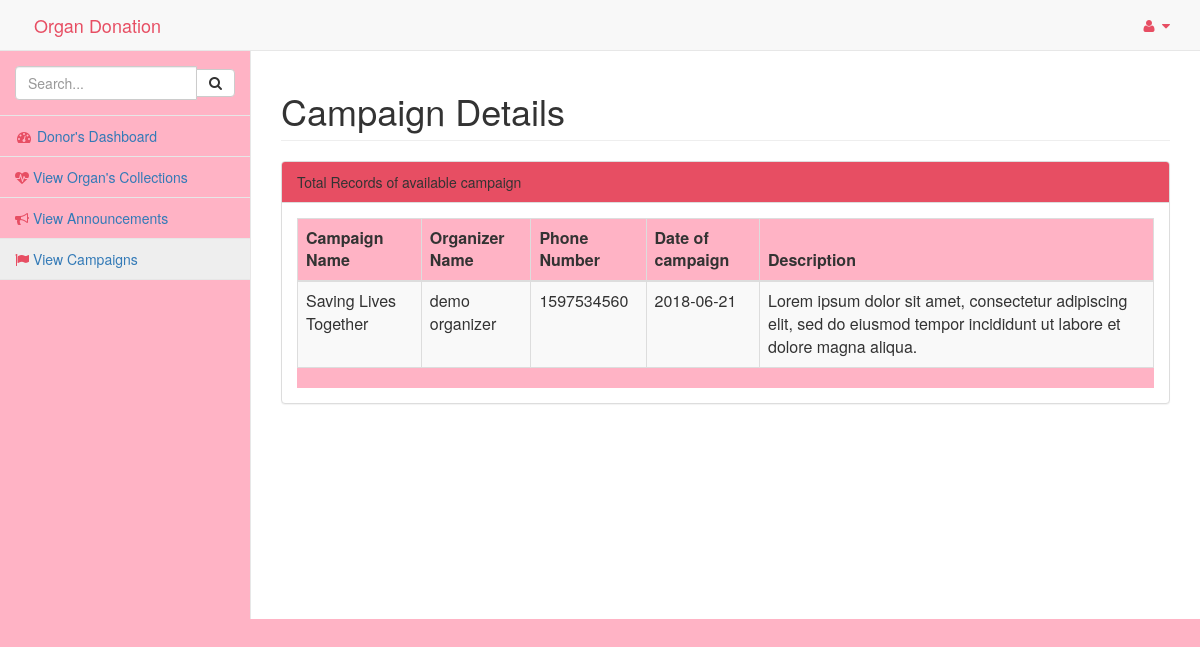
/userlog/userviewcampaigns.php, run on an earlier commit of the app's database.
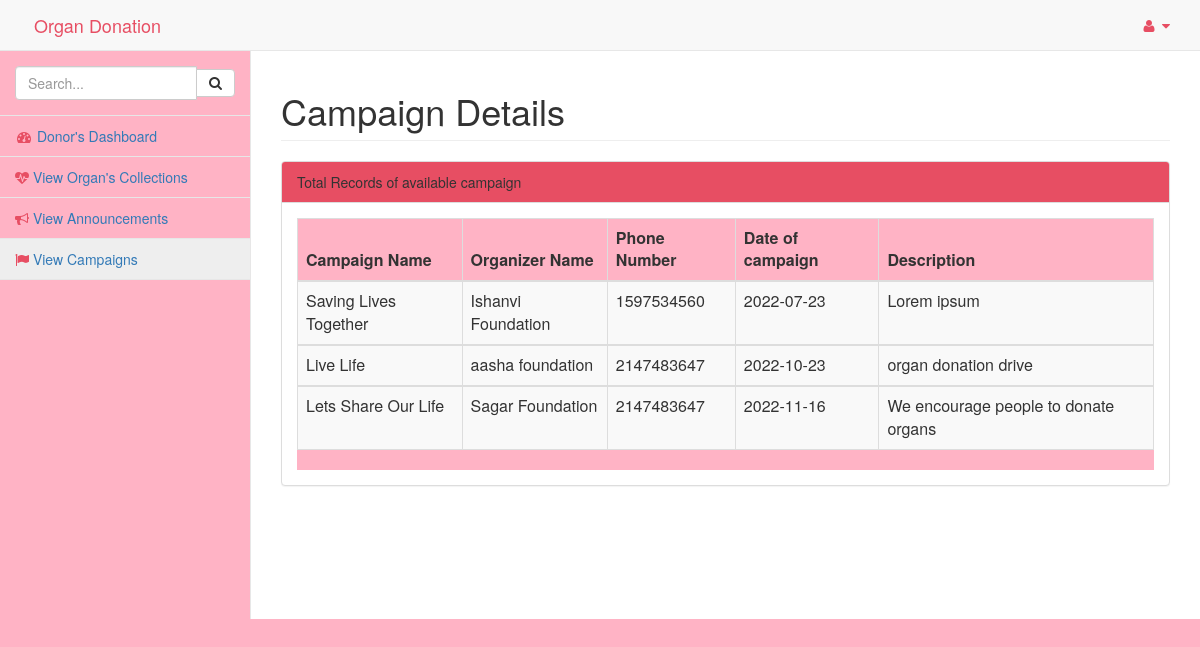
And on a later commit of the database.
### tables this page shows
CREATE TABLE `campaigndb` (
  `id` int(11) NOT NULL,
  `cname` varchar(50) NOT NULL,
  `oname` varchar(50) NOT NULL,
  `phn` int(10) NOT NULL,
  `cdate` date NOT NULL,
  `descp` text NOT NULL
);

### userlog/userviewcampaigns.php (the view, shortened to what this page needs)
<html>
<head>
<link href="../vendor/bootstrap/css/bootstrap.min.css" rel="stylesheet">
<link href="../vendor/metisMenu/metisMenu.min.css" rel="stylesheet">
<link href="../dist/css/sb-admin-2.css" rel="stylesheet">
<link href="../vendor/font-awesome/css/font-awesome.min.css" rel="stylesheet" type="text/css">
<link rel="stylesheet" href="../icofont/icofont.min.css">
</head>
<body style="background-color: rgb(255, 179, 197)">
<div id="wrapper">
<?php include 'includes/donornav.php'?>
<div id="page-wrapper">
<div class="container-fluid">
<div class="row">
<div class=".col-lg-12">
               <h1 class="page-header">Campaign Details</h1>
                </div>
  </div>
				<div class="row">
                        <div class=".col-lg-12">
                            <div class="panel panel-default">
                                <div class="panel-heading"style="background-color: #e74e63">
                                    Total Records of available campaign
                                </div>
								 <div class="panel-body" >
                                    <div class="table-responsive" style="background-color: rgb(255, 179, 197)">
									<table class="table table-striped table-bordered table-hover" id="dataTables-example">
									<?php
						include "../pages/dbconnect.php";
						$qry="select * from campaigndb";
						$result=mysqli_query($conn,$qry);
						echo"
						<thead>
						<tr>
						<th>Campaign Name</th>
						<th>Organizer Name</th>
						<th>Phone Number</th>
						<th>Date of campaign</th>
						<th>Description</th>
					</tr>
						</thead>";
						while($row=mysqli_fetch_array($result)){
						  echo"<tbody>
						  <tr>
						  <td>".$row['cname']."</td>
						  <td>".$row['oname']."</td>
						  <td>".$row['phn']."</td>
						  <td>".$row['cdate']."</td>
						  <td>".$row['descp']."</td>
						</tr>
						</tbody>";
						}
						?>
						</table>
				</div>
				</div>
		</div>
		</div>
		</div>
		</div>
		</div>
</div>
</body>
</html>

What changed in the data, as far as the page shows it:
changed campaigndb "Saving Lives Together": oname "demo organizer" → "Ishanvi Foundation"; cdate "2018-06-21" → "2022-07-23"; descp "Lorem ipsum dolor sit amet, consectetur adipiscing elit, sed do eiusmod tempor incididunt ut labore et dolore magna aliqua." → "Lorem ipsum"
added campaigndb: cname "Live Life", oname "aasha foundation", phn "2147483647", cdate "2022-10-23", descp "organ donation drive"
added campaigndb: cname "Lets Share Our Life", oname "Sagar Foundation", phn "2147483647", cdate "2022-11-16", descp "We encourage people to donate organs"
